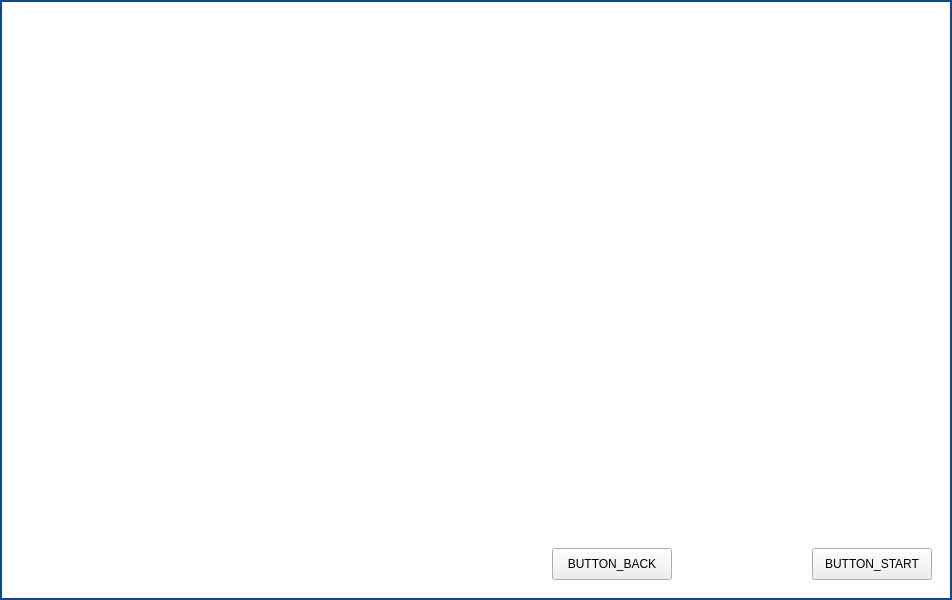
<?xml version="1.0" encoding="UTF-8"?>
<ui version="4.0">
 <class>StartingGuideDialog</class>
 <widget class="QDialog" name="StartingGuideDialog">
  <property name="geometry">
   <rect>
    <x>0</x>
    <y>0</y>
    <width>952</width>
    <height>600</height>
   </rect>
  </property>
  <property name="minimumSize">
   <size>
    <width>952</width>
    <height>600</height>
   </size>
  </property>
  <property name="maximumSize">
   <size>
    <width>952</width>
    <height>608</height>
   </size>
  </property>
  <property name="windowTitle">
   <string>Dialog</string>
  </property>
  <property name="styleSheet">
   <string notr="true">QDialog#StartingGuideDialog
{
border: 2px solid rgb(14, 71, 153);
background-color: rgb(255, 255, 255);
}</string>
  </property>
  <layout class="QVBoxLayout" name="verticalLayout">
   <property name="leftMargin">
    <number>0</number>
   </property>
   <property name="topMargin">
    <number>0</number>
   </property>
   <property name="rightMargin">
    <number>0</number>
   </property>
   <property name="bottomMargin">
    <number>0</number>
   </property>
   <item>
    <layout class="QHBoxLayout" name="horizontalLayout" stretch="0,0">
     <property name="spacing">
      <number>0</number>
     </property>
     <property name="sizeConstraint">
      <enum>QLayout::SetMinimumSize</enum>
     </property>
     <property name="topMargin">
      <number>5</number>
     </property>
     <property name="rightMargin">
      <number>5</number>
     </property>
     <property name="bottomMargin">
      <number>0</number>
     </property>
     <item>
      <spacer name="horizontalSpacer">
       <property name="orientation">
        <enum>Qt::Horizontal</enum>
       </property>
       <property name="sizeHint" stdset="0">
        <size>
         <width>40</width>
         <height>20</height>
        </size>
       </property>
      </spacer>
     </item>
     <item>
      <widget class="PointingHandButton" name="button_close">
       <property name="minimumSize">
        <size>
         <width>20</width>
         <height>20</height>
        </size>
       </property>
       <property name="maximumSize">
        <size>
         <width>20</width>
         <height>20</height>
        </size>
       </property>
       <property name="styleSheet">
        <string notr="true">#button_close
{
background-color: rgb(255, 255, 255);
border: 0;
}</string>
       </property>
       <property name="text">
        <string/>
       </property>
       <property name="icon">
        <iconset resource="../rc/resources.qrc">
         <normaloff>:/icons/images/icons/menu_cancel.png</normaloff>:/icons/images/icons/menu_cancel.png</iconset>
       </property>
       <property name="iconSize">
        <size>
         <width>20</width>
         <height>20</height>
        </size>
       </property>
       <property name="flat">
        <bool>true</bool>
       </property>
      </widget>
     </item>
    </layout>
   </item>
   <item>
    <widget class="QWidget" name="widget_main" native="true">
     <property name="sizePolicy">
      <sizepolicy hsizetype="Expanding" vsizetype="Expanding">
       <horstretch>0</horstretch>
       <verstretch>0</verstretch>
      </sizepolicy>
     </property>
     <layout class="QVBoxLayout" name="verticalLayout_2">
      <property name="spacing">
       <number>10</number>
      </property>
      <property name="leftMargin">
       <number>30</number>
      </property>
      <property name="topMargin">
       <number>10</number>
      </property>
      <property name="rightMargin">
       <number>30</number>
      </property>
      <property name="bottomMargin">
       <number>20</number>
      </property>
      <item>
       <widget class="QLabel" name="label_title">
        <property name="styleSheet">
         <string notr="true">QLabel#label_title
{
font-size: 33px;
font-weight: 750;
color: rgb(14, 71, 153);
}</string>
        </property>
        <property name="text">
         <string/>
        </property>
        <property name="alignment">
         <set>Qt::AlignCenter</set>
        </property>
       </widget>
      </item>
      <item>
       <widget class="QLabel" name="label_doc">
        <property name="styleSheet">
         <string notr="true">QLabel#label_doc
{
font-size: 19px;
font-weight: 700;
}</string>
        </property>
        <property name="text">
         <string/>
        </property>
        <property name="alignment">
         <set>Qt::AlignCenter</set>
        </property>
        <property name="wordWrap">
         <bool>true</bool>
        </property>
       </widget>
      </item>
      <item>
       <layout class="QHBoxLayout" name="horizontalLayout_3">
        <item>
         <spacer name="horizontalSpacer_4">
          <property name="orientation">
           <enum>Qt::Horizontal</enum>
          </property>
          <property name="sizeHint" stdset="0">
           <size>
            <width>40</width>
            <height>20</height>
           </size>
          </property>
         </spacer>
        </item>
        <item>
         <widget class="QLabel" name="label_screenshot">
          <property name="sizePolicy">
           <sizepolicy hsizetype="Preferred" vsizetype="Expanding">
            <horstretch>0</horstretch>
            <verstretch>0</verstretch>
           </sizepolicy>
          </property>
          <property name="minimumSize">
           <size>
            <width>600</width>
            <height>400</height>
           </size>
          </property>
          <property name="maximumSize">
           <size>
            <width>600</width>
            <height>400</height>
           </size>
          </property>
          <property name="text">
           <string/>
          </property>
          <property name="scaledContents">
           <bool>true</bool>
          </property>
         </widget>
        </item>
        <item>
         <spacer name="horizontalSpacer_5">
          <property name="orientation">
           <enum>Qt::Horizontal</enum>
          </property>
          <property name="sizeHint" stdset="0">
           <size>
            <width>40</width>
            <height>20</height>
           </size>
          </property>
         </spacer>
        </item>
       </layout>
      </item>
     </layout>
    </widget>
   </item>
   <item>
    <layout class="QHBoxLayout" name="horizontalLayout_2">
     <property name="spacing">
      <number>10</number>
     </property>
     <property name="leftMargin">
      <number>20</number>
     </property>
     <property name="topMargin">
      <number>10</number>
     </property>
     <property name="rightMargin">
      <number>20</number>
     </property>
     <property name="bottomMargin">
      <number>20</number>
     </property>
     <item>
      <widget class="QLabel" name="label">
       <property name="minimumSize">
        <size>
         <width>210</width>
         <height>32</height>
        </size>
       </property>
       <property name="maximumSize">
        <size>
         <width>210</width>
         <height>32</height>
        </size>
       </property>
       <property name="text">
        <string/>
       </property>
       <property name="pixmap">
        <pixmap resource="../rc/resources.qrc">:/logos/images/logos/parsec.png</pixmap>
       </property>
       <property name="scaledContents">
        <bool>true</bool>
       </property>
      </widget>
     </item>
     <item>
      <spacer name="horizontalSpacer_3">
       <property name="orientation">
        <enum>Qt::Horizontal</enum>
       </property>
       <property name="sizeHint" stdset="0">
        <size>
         <width>40</width>
         <height>20</height>
        </size>
       </property>
      </spacer>
     </item>
     <item>
      <widget class="PageLabel" name="label_page">
       <property name="minimumSize">
        <size>
         <width>300</width>
         <height>0</height>
        </size>
       </property>
       <property name="maximumSize">
        <size>
         <width>300</width>
         <height>16777215</height>
        </size>
       </property>
       <property name="styleSheet">
        <string notr="true"/>
       </property>
       <property name="text">
        <string/>
       </property>
      </widget>
     </item>
     <item>
      <spacer name="horizontalSpacer_2">
       <property name="orientation">
        <enum>Qt::Horizontal</enum>
       </property>
       <property name="sizeHint" stdset="0">
        <size>
         <width>40</width>
         <height>20</height>
        </size>
       </property>
      </spacer>
     </item>
     <item>
      <widget class="ShadowedButton" name="button_previous">
       <property name="minimumSize">
        <size>
         <width>120</width>
         <height>32</height>
        </size>
       </property>
       <property name="maximumSize">
        <size>
         <width>120</width>
         <height>16777215</height>
        </size>
       </property>
       <property name="styleSheet">
        <string notr="true"/>
       </property>
       <property name="text">
        <string>BUTTON_BACK</string>
       </property>
      </widget>
     </item>
     <item>
      <widget class="QPushButton" name="button_placeholder">
       <property name="minimumSize">
        <size>
         <width>120</width>
         <height>32</height>
        </size>
       </property>
       <property name="maximumSize">
        <size>
         <width>120</width>
         <height>32</height>
        </size>
       </property>
       <property name="styleSheet">
        <string notr="true">#button_placeholder
{
border: 0;
background-color: rgb(255, 255, 255);
}</string>
       </property>
       <property name="text">
        <string/>
       </property>
       <property name="flat">
        <bool>true</bool>
       </property>
      </widget>
     </item>
     <item>
      <widget class="ShadowedButton" name="button_next">
       <property name="sizePolicy">
        <sizepolicy hsizetype="Minimum" vsizetype="Fixed">
         <horstretch>0</horstretch>
         <verstretch>0</verstretch>
        </sizepolicy>
       </property>
       <property name="minimumSize">
        <size>
         <width>120</width>
         <height>32</height>
        </size>
       </property>
       <property name="maximumSize">
        <size>
         <width>120</width>
         <height>16777215</height>
        </size>
       </property>
       <property name="styleSheet">
        <string notr="true"/>
       </property>
       <property name="text">
        <string>BUTTON_START</string>
       </property>
       <property name="flat">
        <bool>false</bool>
       </property>
      </widget>
     </item>
    </layout>
   </item>
  </layout>
 </widget>
 <customwidgets>
  <customwidget>
   <class>PageLabel</class>
   <extends>QLabel</extends>
   <header>parsec.core.gui.custom_widgets</header>
  </customwidget>
  <customwidget>
   <class>ShadowedButton</class>
   <extends>QPushButton</extends>
   <header>parsec.core.gui.custom_widgets</header>
  </customwidget>
  <customwidget>
   <class>PointingHandButton</class>
   <extends>QPushButton</extends>
   <header>parsec.core.gui.custom_widgets</header>
  </customwidget>
 </customwidgets>
 <resources>
  <include location="../rc/resources.qrc"/>
 </resources>
 <connections>
  <connection>
   <sender>button_close</sender>
   <signal>clicked()</signal>
   <receiver>StartingGuideDialog</receiver>
   <slot>accept()</slot>
   <hints>
    <hint type="sourcelabel">
     <x>592</x>
     <y>14</y>
    </hint>
    <hint type="destinationlabel">
     <x>303</x>
     <y>241</y>
    </hint>
   </hints>
  </connection>
 </connections>
</ui>
